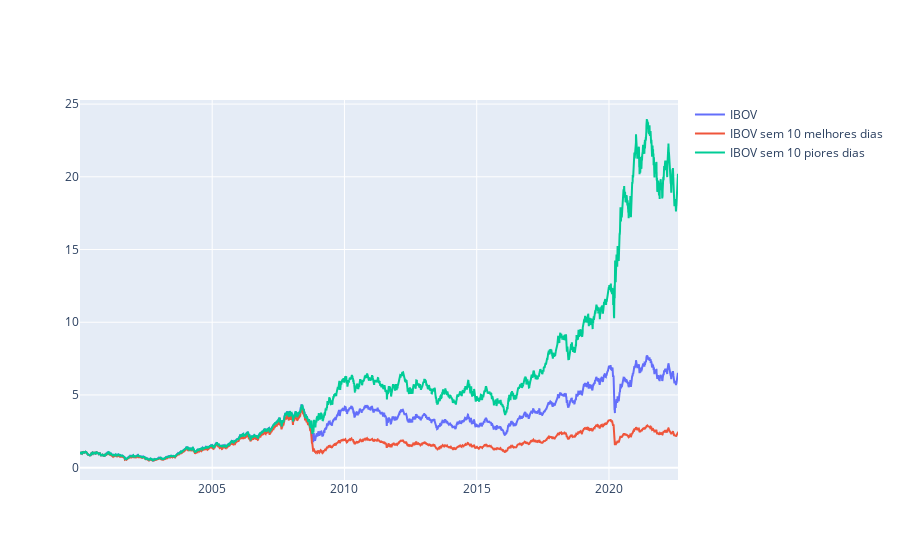

Notebook cell for this chart:
### Markdown cell above
## Plotando gráfico do IBOV sem os melhores/piores dias

### Code cell
fig = go.Figure()

fig.add_trace(go.Scatter(x=ibov.index, y=ibov['acum_return'], name='IBOV'))
fig.add_trace(go.Scatter(x=ibov_sem_melhores_dias.index, y=ibov_sem_melhores_dias.values, name=f'IBOV sem {FILTER_NUMBER} melhores dias'))
fig.add_trace(go.Scatter(x=ibov_sem_melhores_dias.index, y=ibov_sem_piores_dias.values, name=f'IBOV sem {FILTER_NUMBER} piores dias'))

#fig.update_layout(yaxis_type="log")
fig.show()

### Figure 1 — Plotly figure (JSON) as saved in the notebook; plotly's stock layout.template omitted (floating-point values rounded to 4 significant figures; data arrays with more than 128 entries replaced by an {"elided": "..."} marker saying what was removed)
{"data": [{"name": "IBOV", "type": "scatter", "x": {"elided": "5596 str values"}, "y": {"elided": "5596 float values"}}, {"name": "IBOV sem 10 melhores dias", "type": "scatter", "x": {"elided": "5586 str values"}, "y": {"elided": "5586 float values"}}, {"name": "IBOV sem 10 piores dias", "type": "scatter", "x": {"elided": "5586 str values"}, "y": {"elided": "5586 float values"}}], "layout": {}}
